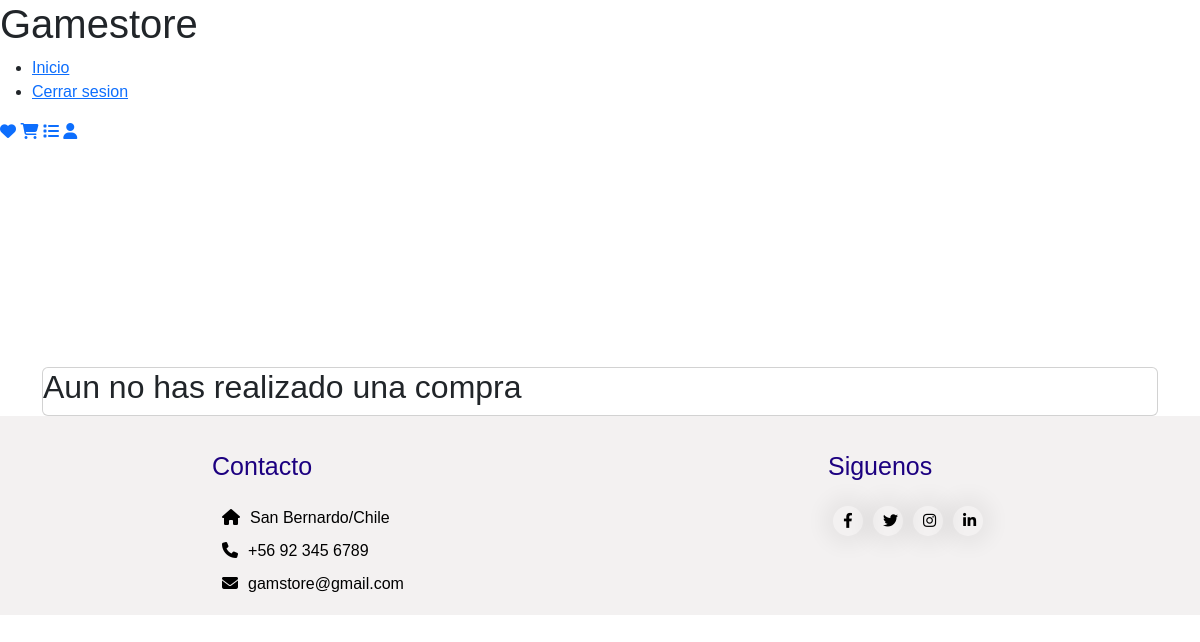
Before: /productos/listacompras (signed in) with the older database file.
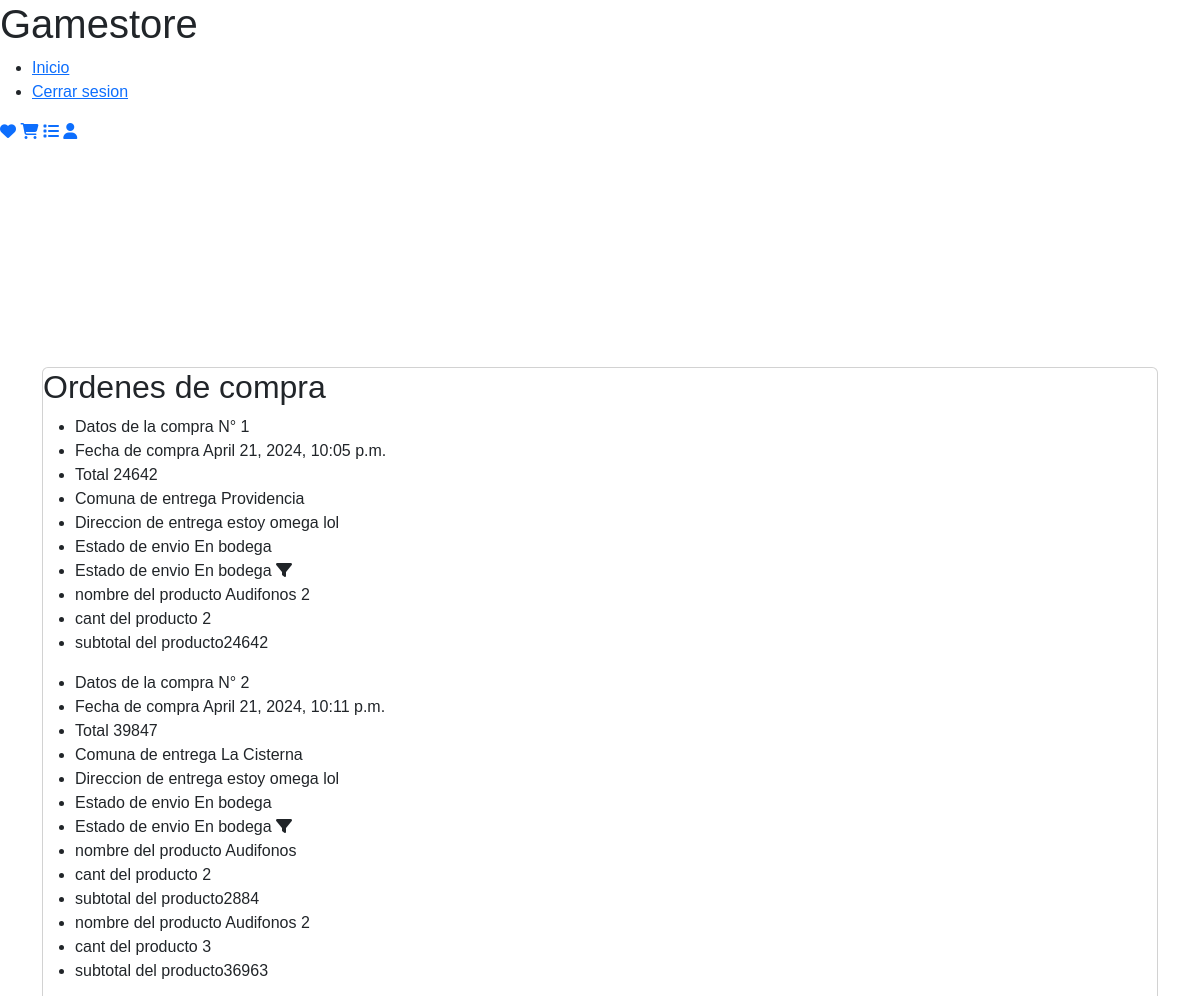
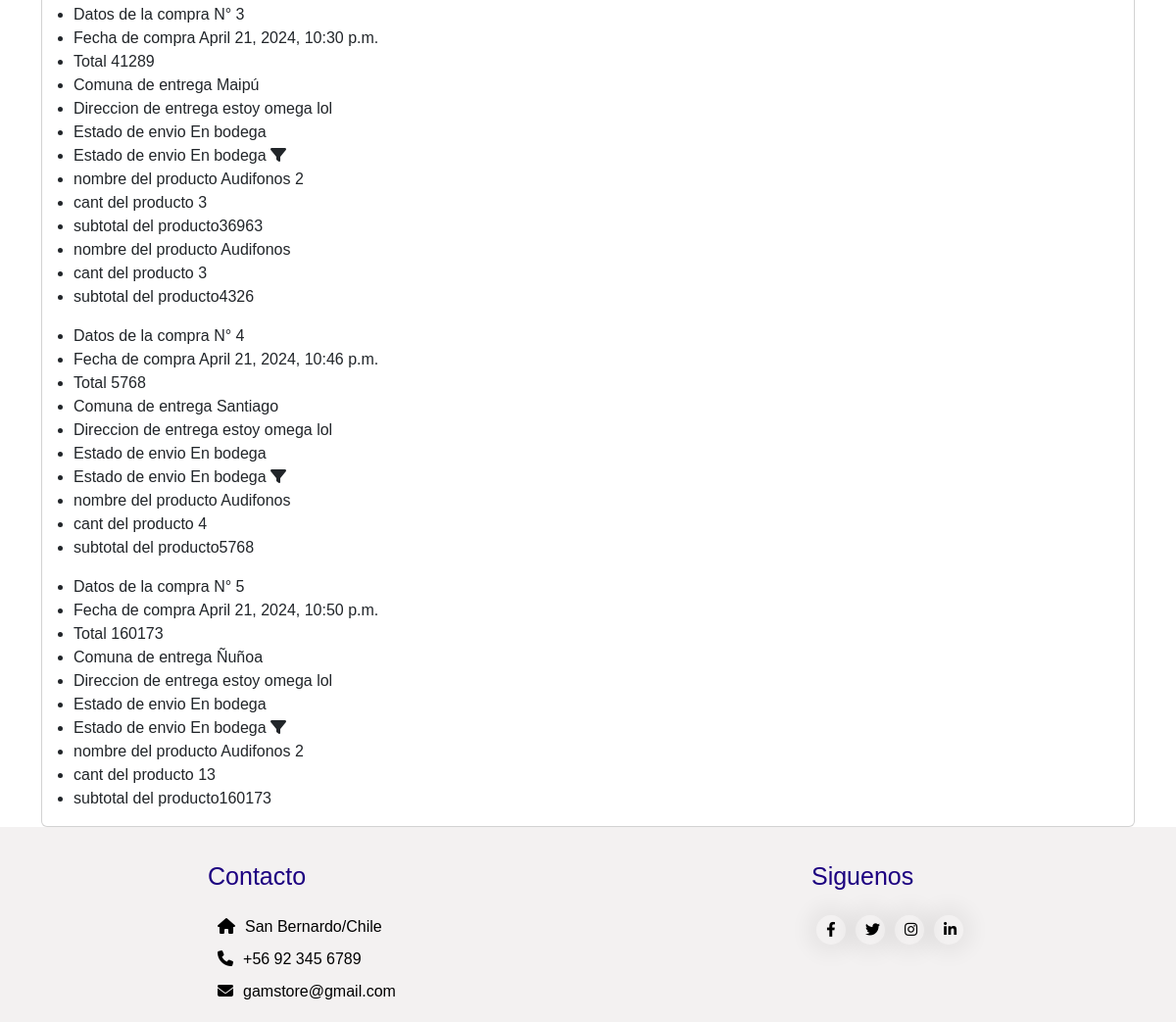
After: the same page with the newer database file (2 pictures, top to bottom).
### modulos/productos/models.py (models this page shows)
class OrdenCompra(models.Model):
    f_compra = models.DateTimeField(auto_now_add=True)
    total = models.PositiveIntegerField()
    direccion = models.CharField(max_length=30)
    recibe = models.CharField(max_length = 40)
    comuna = models.CharField(max_length= 20 , choices=comunas_santiago)
    estado = models.CharField(max_length=20 , choices=estado, default='En bodega')
    usuario = models.ForeignKey(User, on_delete=models.CASCADE)

class compraProducto(models.Model):
    cantidad = models.PositiveSmallIntegerField()
    subtotal = models.IntegerField(validators=[MinValueValidator(1)])
    nombre = models.CharField(max_length=30,default='')
    compra = models.ForeignKey(OrdenCompra,on_delete=models.CASCADE)

### modulos/productos/views.py (the view)
# urls.py: path('listacompras',views.listaOrdenes,name='listaCompras'),
@login_required
def listaOrdenes(request):
    ordenes = OrdenCompra.objects.filter(usuario = request.user.id)
    if ordenes.exists():
        compras =compraProducto.objects.filter(compra__in = ordenes)
        datos = {
            'ordenes':ordenes,
            'compras':compras
        }
        return render(request,'compra/listacompras.html',datos)
    else:
        datos = {
            'mensaje':'Aun no has realizado una compra'
        }
        return render(request, 'compra/listacompras.html',datos)

### templates/compra/listacompras.html
{% extends '../base/base.html' %}
{% block content %}
<div class="card" style="margin-top: 20%;">
    {% if ordenes %}
        <h2>Ordenes de compra </h2>
        {% for orden in ordenes %}
        <ul>
            <li>Datos de la compra N° {{orden.id}}</li>
            <li>Fecha de compra {{orden.f_compra}}</li>
            <li>Total {{orden.total}}</li>
            <li>Comuna de entrega {{orden.comuna}}</li>
            <li>Direccion de entrega {{orden.direccion}}</li>
            <li>Estado de envio {{orden.estado}}</li>
            {% if orden.estado == "En bodega" %}
            <li>Estado de envio {{orden.estado}} <i class="fa-solid fa-filter"></i></li>
            {% endif %}
            {% for compra in orden.compraproducto_set.all %}
            <li>nombre del producto {{compra.nombre}}</li>
            <li>cant del producto {{compra.cantidad}}</li>
            <li>subtotal del producto{{compra.subtotal}}</li>
            {% endfor %}
        </ul>
        {% endfor %}
    {% else %}
        <h2>{{mensaje}}</h2>
    {% endif %}
</div>
{% endblock %}

Changed rows visible on the page:
added OrdenCompra: id "1", f_compra "April 21, 2024, 10:05 p.m.", total "24642", comuna "Providencia", direccion "estoy omega lol", estado "En bodega"
added compraProducto: nombre "Audifonos 2", cantidad "2", subtotal "24642", shown under "1"
added OrdenCompra: id "2", f_compra "April 21, 2024, 10:11 p.m.", total "39847", comuna "La Cisterna", direccion "estoy omega lol", estado "En bodega"
added compraProducto: nombre "Audifonos", cantidad "2", subtotal "2884"
added compraProducto: nombre "Audifonos 2", cantidad "3", subtotal "36963", shown under "2"
added OrdenCompra: id "3", f_compra "April 21, 2024, 10:30 p.m.", total "41289", comuna "Maipú", direccion "estoy omega lol", estado "En bodega"
added compraProducto: nombre "Audifonos 2", cantidad "3", subtotal "36963"
added compraProducto: nombre "Audifonos", cantidad "3", subtotal "4326"
added OrdenCompra: id "4", f_compra "April 21, 2024, 10:46 p.m.", total "5768", comuna "Santiago", direccion "estoy omega lol", estado "En bodega"
added compraProducto: nombre "Audifonos", cantidad "4", subtotal "5768"
added OrdenCompra: id "5", f_compra "April 21, 2024, 10:50 p.m.", total "160173", comuna "Ñuñoa", direccion "estoy omega lol", estado "En bodega"
added compraProducto: nombre "Audifonos 2", cantidad "13", subtotal "160173", shown under "5"
Other visible differences:
{{ mensaje }}: "Aun no has realizado una compra" → (not shown)
text now shown: "Ordenes de compra"
